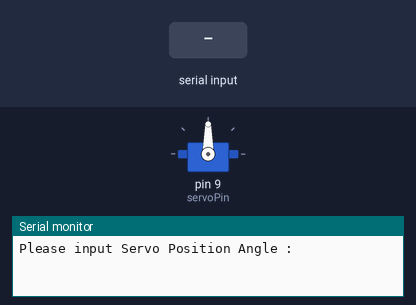
Bench run of a sketch on a simulated Arduino Uno, built with avr-gcc and run on an emulated ATmega328P. Parts: servo, the last lines printed to the serial monitor. Inputs (shaded band) come from the test bench.

Above: at 1.2 s.
1.3 s: "30,150\n" received over Serial
At 3.1 s:
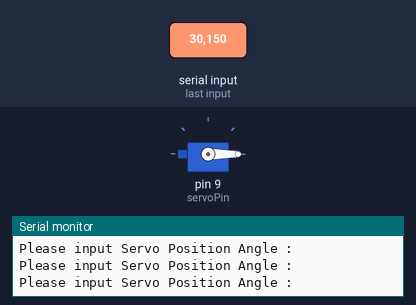
3.8 s: "90,45\n" received over Serial
At 4.6 s:
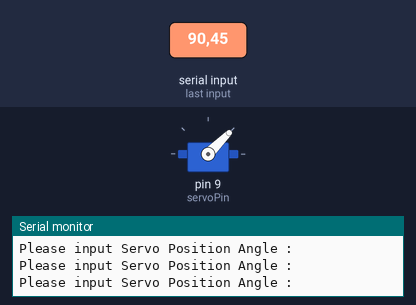
6.3 s: "200\n" received over Serial
At 7.0 s:
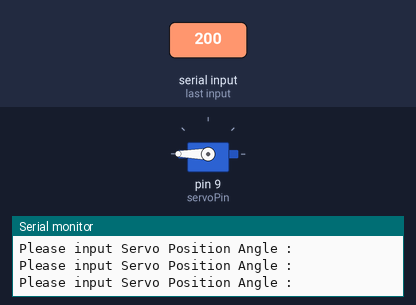
Timing chart, 0 to 9.3 s (numbered marks = the images above; inputs shaded):
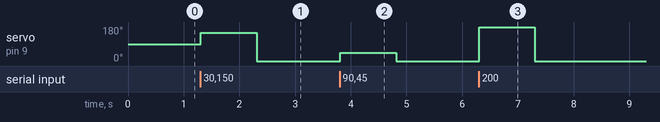

Measured:
- after the input at 1.3 s, servo on pin 9 (servoPin): 90° → 150° at once, → 0° 1.0 s later
- after the input at 3.8 s, servo on pin 9 (servoPin): 0° → 45° at once, → 0° 1.0 s later
- after the input at 6.3 s, servo on pin 9 (servoPin): 0° → 180° at once, → 0° 1.0 s later

The sketch:

Servo_Limit_Testing.ino
```cpp
#include <Servo.h>    // Load servo library

/* Servos raraly rotate 180 degrees. We have to test each servo at teh begining betwen 0 - 180 degress to
 *  test the limits so tt we dont want to burn it.
 */

int pos=0;          // Declare and initialise the position variable
int servoPin=9;     // Tell Arduino tt server is attached to Pin 9
int servoDelay=25;  // Delay in response by servo to commands

Servo myServo;      // Creating an object and telling Arduino tt it is a Servo, called myServo


void setup() {
  Serial.begin(9600);
  myServo.attach(servoPin); // we are telling Arduino that, an object called myServo,
                            // whcih is a servo object, is attached to Pin9

}

void loop() {
  // We will ask for input / wait / read in order to test the esrvo limits

  Serial.println("Please input Servo Position Angle : "); // prompt for input
  while (Serial.available()==0) {                         // wait for input
      }
  pos = Serial.parseInt();                                // read user input - write it to 'pos'
  myServo.write(pos);                                     // turn the Servo to user input 'pos' angle

}
```
